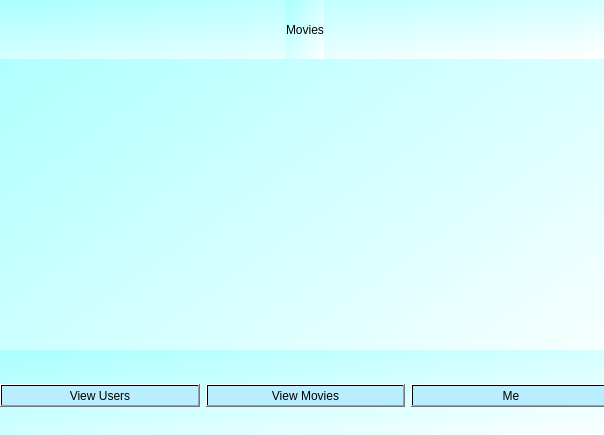
<?xml version="1.0" encoding="UTF-8"?>
<ui version="4.0">
 <class>view_movies</class>
 <widget class="QDialog" name="view_movies">
  <property name="geometry">
   <rect>
    <x>0</x>
    <y>0</y>
    <width>604</width>
    <height>435</height>
   </rect>
  </property>
  <property name="windowTitle">
   <string>Dialog</string>
  </property>
  <property name="styleSheet">
   <string notr="true">background-color: qlineargradient(spread:pad, x1:0, y1:0, x2:1, y2:1, stop:0 rgba(170, 255, 255, 255), stop:1 rgba(255, 255, 255, 255));</string>
  </property>
  <widget class="QWidget" name="verticalLayoutWidget">
   <property name="geometry">
    <rect>
     <x>0</x>
     <y>0</y>
     <width>611</width>
     <height>59</height>
    </rect>
   </property>
   <layout class="QVBoxLayout" name="top">
    <item alignment="Qt::AlignHCenter">
     <widget class="QLabel" name="label">
      <property name="layoutDirection">
       <enum>Qt::LeftToRight</enum>
      </property>
      <property name="autoFillBackground">
       <bool>false</bool>
      </property>
      <property name="styleSheet">
       <string notr="true">font: 700 40pt &quot;Tw Cen MT Condensed&quot;;
color: qlineargradient(spread:pad, x1:0, y1:0, x2:1, y2:1, stop:1 rgba(0, 0, 0, 255));</string>
      </property>
      <property name="text">
       <string>Movies</string>
      </property>
     </widget>
    </item>
   </layout>
  </widget>
  <widget class="QWidget" name="horizontalLayoutWidget">
   <property name="geometry">
    <rect>
     <x>0</x>
     <y>350</y>
     <width>611</width>
     <height>91</height>
    </rect>
   </property>
   <layout class="QHBoxLayout" name="buttom">
    <item>
     <widget class="QPushButton" name="users">
      <property name="styleSheet">
       <string notr="true">color: qlineargradient(spread:pad, x1:0, y1:0, x2:1, y2:1, stop:1 rgba(0, 0, 0, 255));
background-color: qlineargradient(spread:pad, x1:0, y1:0, x2:1, y2:1, stop:1 rgba(184, 238, 255, 255));
font: 600 9pt &quot;Sitka Small Semibold&quot;;</string>
      </property>
      <property name="text">
       <string>View Users</string>
      </property>
     </widget>
    </item>
    <item>
     <widget class="QPushButton" name="movies">
      <property name="styleSheet">
       <string notr="true">color: qlineargradient(spread:pad, x1:0, y1:0, x2:1, y2:1, stop:1 rgba(0, 0, 0, 255));
background-color: qlineargradient(spread:pad, x1:0, y1:0, x2:1, y2:1, stop:1 rgba(184, 238, 255, 255));
font: 600 9pt &quot;Sitka Small Semibold&quot;;</string>
      </property>
      <property name="text">
       <string>View Movies</string>
      </property>
     </widget>
    </item>
    <item>
     <widget class="QPushButton" name="me">
      <property name="styleSheet">
       <string notr="true">color: qlineargradient(spread:pad, x1:0, y1:0, x2:1, y2:1, stop:1 rgba(0, 0, 0, 255));
background-color: qlineargradient(spread:pad, x1:0, y1:0, x2:1, y2:1, stop:1 rgba(184, 238, 255, 255));
font: 600 9pt &quot;Sitka Small Semibold&quot;;</string>
      </property>
      <property name="text">
       <string>Me</string>
      </property>
     </widget>
    </item>
   </layout>
  </widget>
 </widget>
 <resources/>
 <connections/>
</ui>
